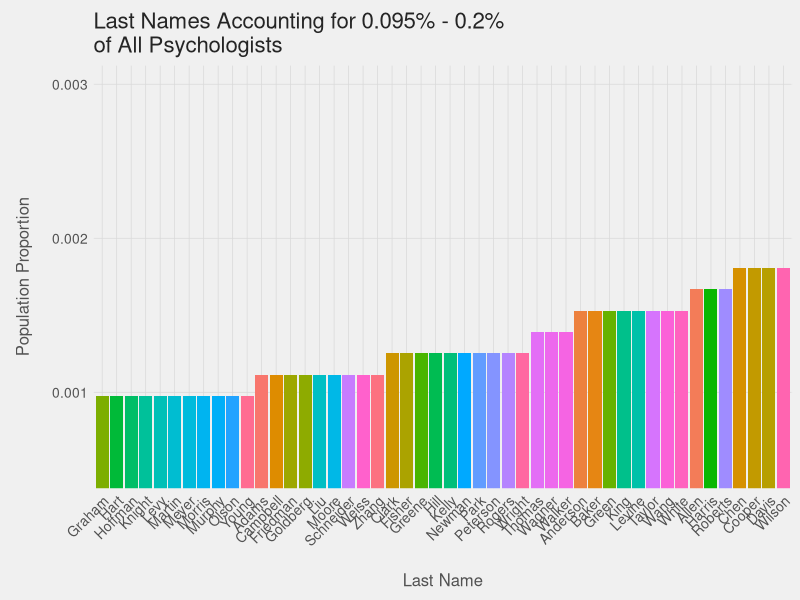

R code for this plot:
## ---- chunk 1

#load packages
library(dplyr)
library(ggplot2)
library(tidyr)
library(tidytext)
library(RColorBrewer)

#set working directory
setwd("~/Dropbox/GitHub_master/data/PSYCHOLOGY_SOCIAL_NETWORKS")

fte_theme <- function() {
      
      # Generate the colors for the chart procedurally with RColorBrewer
      palette <- brewer.pal("Greys", n=9)
      color.background = palette[2]
      color.grid.major = palette[3]
      color.axis.text = palette[7]
      color.axis.title = palette[7]
      color.title = palette[8]
      
      # Begin construction of chart
      theme_bw(base_size=9) +
        
      # Set the entire chart region to a light gray color
      theme(panel.background=element_rect(fill=color.background, color=color.background)) +
      theme(plot.background=element_rect(fill=color.background, color=color.background)) +
      theme(panel.border=element_rect(color=color.background)) +
      
      # Format the grid
      theme(panel.grid.major=element_line(color=color.grid.major,size=.25)) +
      theme(panel.grid.minor=element_blank()) +
      theme(axis.ticks=element_blank()) +
      
      # Format the legend, but hide by default
      #theme(legend.position="none") +
      theme(legend.background = element_rect(fill=color.background)) +
      theme(legend.text = element_text(size=10,color=color.axis.title)) +
      
      # Set title and axis labels, and format these and tick marks
      theme(plot.title=element_text(color=color.title, size=16, vjust=1.25)) +
      theme(axis.text.x=element_text(size=10,color=color.axis.text)) +
      theme(axis.text.y=element_text(size=10,color=color.axis.text)) +
      theme(axis.title.x=element_text(size=12,color=color.axis.title, vjust=0.5)) +
      theme(axis.title.y=element_text(size=12,color=color.axis.title, vjust=0.5)) +
      
      # Plot margins
      theme(plot.margin = unit(c(0.35, 0.2, 0.3, 0.35), "cm"))
    }

#ggplot themes for figures to look a little more like 538 blog figures
## ---- chunk 2

#read in the csv file
all_names <- read.csv("name_list.csv", header = TRUE)

#create df with all present names (no absent)
present_email <- all_names %>% 
  filter(status_2017 != "absent") %>%
  filter(status_2017 != "Absent") %>% 
  filter(email != "")

#filter to only keep entries that have a first name
present_email_firstnames <- present_email %>% 
  filter(first_name != "")


## ---- chunk 3

#look at how the list has changed since being first collected in 2010
all_names %>% 
  group_by(status_2017) %>% 
  count(status_2017)

## ---- chunk 4
#generate frequency for last names in the population
present_lastname_freq <- present_email_firstnames %>% 
  group_by(last_name) %>% 
  summarise(n = n()) %>% 
  mutate(freq_lastname = n / sum(n))

#generate the list of names to use for "total known population"
#previous literature suggests using names that represent 0.1%-0.2% of the population
total_population_names <- present_lastname_freq %>% 
  filter(freq_lastname < 0.002) %>% 
  filter(freq_lastname > 0.00095) %>% 
  arrange(desc(freq_lastname))

print(total_population_names)

total_population_names %>% 
  ggplot(aes(x = reorder(last_name, freq_lastname), y = freq_lastname, fill = last_name)) + geom_bar(stat = "identity") + coord_cartesian(ylim = c(0.0005, 0.003)) + fte_theme() + labs(title="Last Names Accounting for 0.095% - 0.2%\nof All Psychologists", x="\nLast Name", y="Population Proportion\n") + geom_hline(yintercept=0.3, size=0.4, color="black") + theme(axis.text.x = element_text(angle = 45, hjust = 1)) + guides(fill=FALSE)


## ---- chunk 5

present_email_firstnames$first_name <- gsub(' [A-z ]*', '' , present_email_firstnames$first_name)


present_firstname_freq <- present_email_firstnames %>% 
  group_by(first_name) %>% 
  summarise(n = n()) %>% 
  mutate(freq_firstname = n / sum(n)) %>% 
  arrange(desc(n))

print(present_firstname_freq)

## ---- chunk 6
#catogorize first names names as common/uncommon/rare 

#generate the cumuluative frequency of names
name_cat <- present_firstname_freq %>% 
  mutate(cum_freq = cumsum(n))

#roughly based on 1/3s, make cutoffs based on frequency of name
name_cat <- name_cat %>% 
  mutate(category = cut(n, breaks = c(0, 4, 23, Inf), labels = c("rare", "uncommon", "common")))

#summarise how many total people are in each category
name_cat %>%
  group_by(category) %>% 
  summarise(cat = sum(n))
